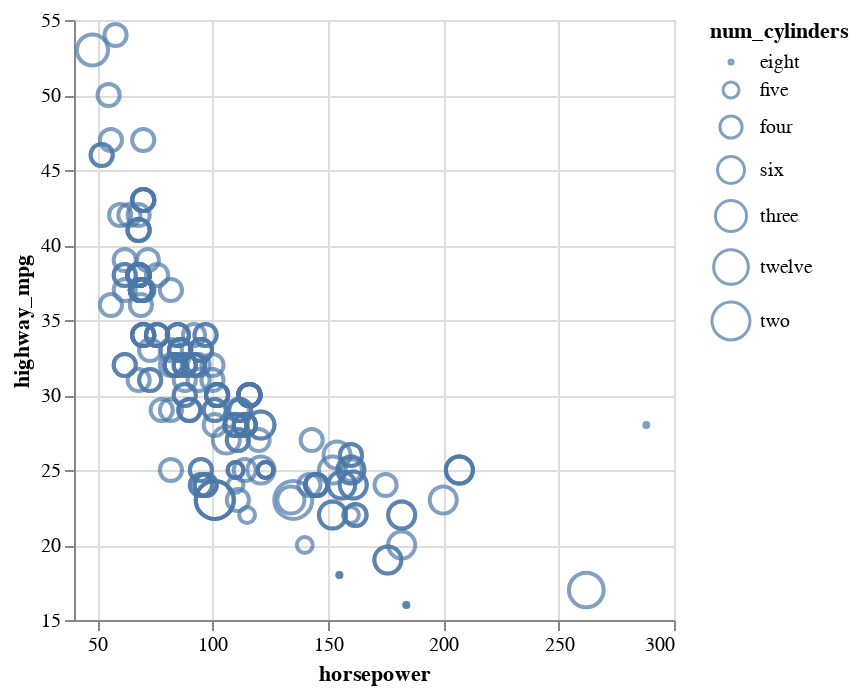

The notebook cell this image was saved under:
### Markdown cell above
Let's analyze the variable `num_cylinders` and introduce the `Size` property.

### Code cell
# Introducing Size feature
alt.Chart(df).mark_point().encode(
    alt.X('horsepower',scale=alt.Scale(zero=False)),
    alt.Y('highway_mpg',scale=alt.Scale(zero=False)),
    alt.Size('num_cylinders'),
)

### Figure 1 — Vega-Lite specification as saved in the notebook (floating-point values rounded to 4 significant figures; data arrays with more than 128 entries replaced by an {"elided": "..."} marker saying what was removed)
{"config": {"view": {"continuousWidth": 300, "continuousHeight": 300}}, "data": {"name": "data-387f081f80cceeb89d7db8f93752da3d"}, "mark": {"type": "point"}, "encoding": {"size": {"field": "num_cylinders", "type": "nominal"}, "x": {"field": "horsepower", "scale": {"zero": false}, "type": "quantitative"}, "y": {"field": "highway_mpg", "scale": {"zero": false}, "type": "quantitative"}}, "$schema": "https://vega.github.io/schema/vega-lite/v5.16.3.json", "datasets": {"data-387f081f80cceeb89d7db8f93752da3d": {"elided": "205 records"}}}
